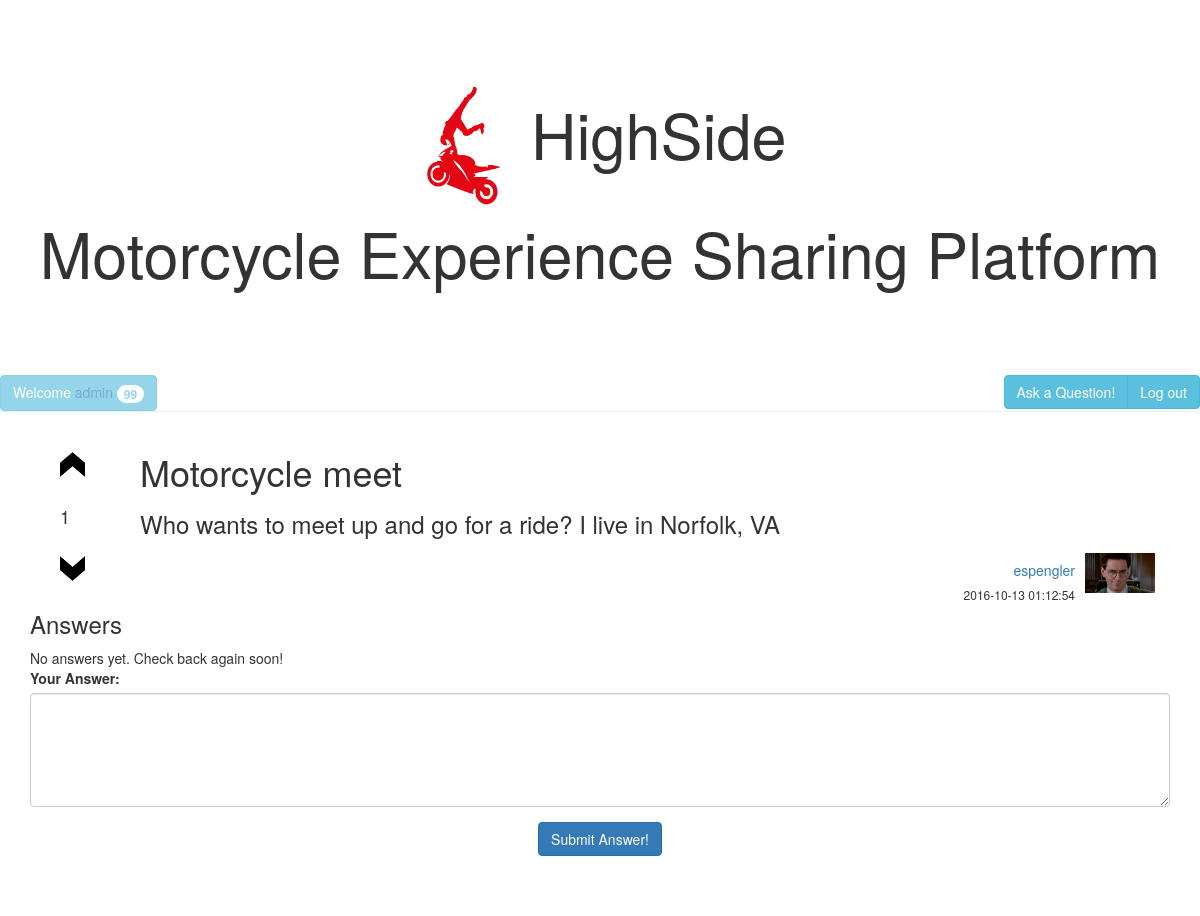
The app's page /question.php?QN=10 (signed in) with its own data.
### tables this page shows
CREATE TABLE `USERS` (
  `ID` int(11) NOT NULL AUTO_INCREMENT,
  `USERNAME` VARCHAR(20) NOT NULL,
  `PASSWORD` VARCHAR(100) NOT NULL,
  `KARMA_POINTS` int(11) NOT NULL DEFAULT '0',
  `LAST_ACTIVE` datetime NOT NULL,
  `E-MAIL` VARCHAR(50) NULL,
    PRIMARY KEY (`ID`)
);

CREATE TABLE `QUESTIONS` (
  `ID` int(11) NOT NULL AUTO_INCREMENT,
  `ASKER_ID` int(11) NOT NULL,  
  `QUESTION_TITLE` VARCHAR(60) NOT NULL,
  `QUESTION_PHRASE` VARCHAR(500) NOT NULL,
  `DATE_ASKED` datetime NOT NULL ,
  `TAG1` VARCHAR(20) NOT NULL,
  `TAG2` VARCHAR(20),
  `TAG3` VARCHAR(20),
  `ANSWER_ID` int(11) NOT NULL DEFAULT '0',
  `POINTS` int(11) NOT NULL DEFAULT '0',
    PRIMARY KEY (`ID`)
);

### question.php (the view, shortened to what this page needs)
<?php
include_once "thingsandstuff.php";
function getvotes($type, $threadID){
        $voteQuery = "SELECT * FROM VOTES WHERE VOTER_ID = " . $_SESSION["UserID"] . " AND THREAD_TYPE = '" . $type . "' AND THREAD_ID = " . $threadID . ";";
        $voteresult = sqlcommand($voteQuery, "SELECT");
        if ($voteresult == false)
            return 0;
        $voteresult = $voteresult->fetch_assoc();
        return $voteresult["UPORDOWN"];
    }
?>
<!DOCTYPE html>
<html>
<head>
</head>
<body>
   <header class="jumbotron text-center" style="background-color:white;">
        <h1>
        <a href="index.php">
        <img src="highside-logo.jpg" alt="HighSide" style="width:100px;height:150px;">
        </a>
        HighSide<br>Motorcycle Experience Sharing Platform </h1>
	</header>
    <div class="topMenu">
                    <div class="btn-group pull-left">
                        <?php
                            if (isset($_SESSION["UserID"])){
                            $query = "SELECT KARMA_POINTS FROM USERS WHERE ID = ". $_SESSION["UserID"] . ";";
                            $result = sqlcommand($query, "SELECT");
                            $result = $result->fetch_assoc();
                            echo '<label class="btn btn-info disabled">Welcome <a href="profile.php">' . $_SESSION["userName"].'</a> ' . '<span id="K_Points" class="badge">' . $result["KARMA_POINTS"] . '</span></label>';
                            }
                        ?>
                    </div>
                    <div class="btn-group pull-right" >
						<a href="ask.php" class="btn btn-info"> Ask a Question!</a>
                    <?php
                    if ($_SESSION["loggedIn"] != true){
                        echo '<a href="login.php" class="btn btn-info" role="button"> Log in</a>';
                        echo '<a href="register.php" class="btn btn-info" role="button"> Register</a>';
                    }
                    else
                        echo '<a href="login.php" class="btn btn-info" role="button"> Log out</a>';
                    ?>
                    </div>
	</div>
    <hr style="clear:both;">
    <div class="container">
    <?php
    $query = "SELECT * FROM QUESTIONS WHERE ID =".$_SESSION["QNumber"].";";
    $sqlresult = sqlcommand($query, "SELECT");
    $sqlresult = $sqlresult->fetch_assoc();
    $qTitle = $sqlresult["QUESTION_TITLE"];
    $qPhrase = $sqlresult["QUESTION_PHRASE"];
    $qPoints = $sqlresult["POINTS"];
    $qDate = $sqlresult["DATE_ASKED"];
    $qAskerid = $sqlresult["ASKER_ID"];
    $answerID = $sqlresult["ANSWER_ID"];
    $query = "SELECT * FROM USERS WHERE ID =" . $qAskerid . ";";
    $sqlresult = sqlcommand($query, "SELECT");
    $sqlresult = $sqlresult->fetch_assoc();
    $qAsker = $sqlresult["USERNAME"];
        $picname = $qAskerid . '_' . $qAsker . '.';
        $picname = picext($picname);
    echo '<div class="col-sm-1" ><div class="col-sm-1 "><br>';
        if ($_SESSION["loggedIn"] == true){
            if (getvotes("Q", $_SESSION["QNumber"])==1)
                echo '<img id="voteupQ" src="upvoteActive.png" alt="active upvote" style="width:25px; height:25px; cursor:pointer;" onclick="vote(1, \'Q\', '. $_SESSION["QNumber"] . ', '. $qAskerid . ', '. $_SESSION["UserID"]. ')">';
            else
                echo '<img id="voteupQ" src="upvote.png" alt="upvote" style="width:25px; height:25px; cursor:pointer;" onclick="vote(1, \'Q\', '. $_SESSION["QNumber"] . ', '. $qAskerid . ', '. $_SESSION["UserID"]. ')">';
        }
    echo '<br><br><h4 id="qPoint" class="text-center">' . $qPoints . '</h4><br>';
        if ($_SESSION["loggedIn"] == true){
           if (getvotes("Q", $_SESSION["QNumber"])==2)
                echo '<img id="votedownQ" src="downvoteActive.png" alt="active downvote" style="width:25px; height:25px; cursor:pointer;" onclick="vote(2, \'Q\', '. $_SESSION["QNumber"] . ', '. $qAskerid . ', '. $_SESSION["UserID"]. ')">';
            else
                echo '<img id="votedownQ" src="downvote.png" alt="downvote" style="width:25px; height:25px; cursor:pointer;" onclick="vote(2, \'Q\', '. $_SESSION["QNumber"] . ', '. $qAskerid . ', '. $_SESSION["UserID"]. ')">';
        }
    echo '</div></div>';
    echo '<div class="col-sm-11">';
    echo '<h1>' . $qTitle . '</h1>';
    echo '<h3>' . $qPhrase . '</h3>';
    echo '<div class="media"><div class="media-body">
    <h5 class="text-right"><a href="profile.php?name=' . $qAsker . '"> ' . $qAsker . '</a></h5>
    <h6 class="text-right">' . $qDate . '</h6>
    </div><div class="media-right"> <img class="media-object" alt="Profile picture" style="width:70px; height:40px;" src="profilePics/' . $picname . '"></div></div></div>';
    echo "<h3>Answers</h3>";
    $query = "SELECT * FROM ANSWERS WHERE ID <> " . $answerID . " AND QUEST_ID =".$_SESSION["QNumber"]." ORDER BY POINTS DESC;";
    $result = sqlcommand($query, "SELECT");
    if ($result == false){
        echo "No answers yet. Check back again soon!\n";
    }
    ?>
    <form id="newAnswer" action="insertanswer.php" method="POST">
        <div class="form-group">
            <label for="Answer">Your Answer:</label>
            <textarea name="Answer" maxlength="500" required title="Your answer needs to be between 2-500 characters" rows="5" id="Answer" class="form-control"></textarea>
        </div>
    <button type="button" class="btn btn-primary center-block" onclick="CheckLength()">Submit Answer!</button><br><br><br>
	</form>
    </div>
</body>
</html>

### records on screen
users: KARMA_POINTS "99"
questions: POINTS "1", QUESTION_TITLE "Motorcycle meet", QUESTION_PHRASE "Who wants to meet up and go for a ride? I live in Norfolk, VA", DATE_ASKED "2016-10-13 01:12:54", ASKER_ID.USERNAME (picture)
users: USERNAME "espengler"

### other values on screen
$_SESSION["userName"] "admin"
